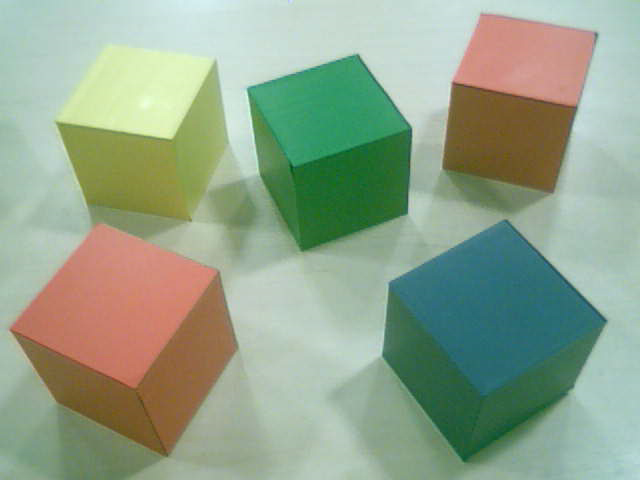
#> input picture vision/5cubes.png, 640 x 480 px
$ python -i contours.py   (imports and definitions only)
#> lines starting #> are read from the running program, lines starting #| are printed output that depends on the picture; after the words box and inside, x2 and y2 are one past the last pixel; in counts of white or black regions, pixels touching at a corner belong together
#> further down, picture is the input picture: shape (480, 640, 3); mean B, G, R 140.2, 163.9, 146
import cv2
import numpy as np

# [14 lines left out: function find_contours, not called in this run]

def find_contours2(frame, canny_threshold1=30, canny_threshold2=100):
    # Convert the frame to grayscale
#> called with canny_threshold1 = 30, canny_threshold2 = 100
    gray_frame = cv2.cvtColor(frame, cv2.COLOR_BGR2GRAY)
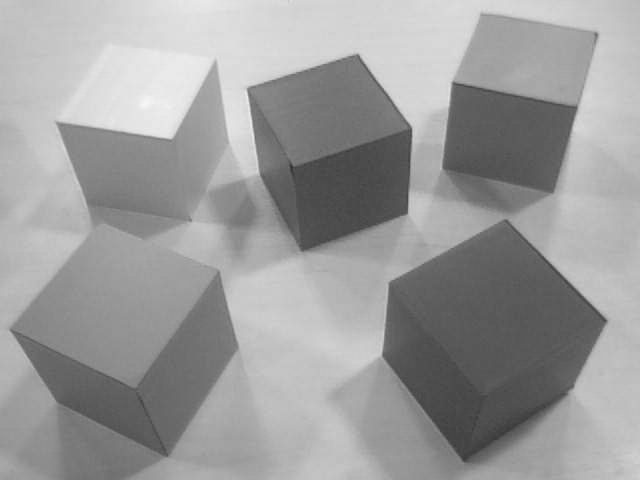
#> gray_frame: shape (480, 640); min 47, max 246, mean 155.8

    # Apply Gaussian blur to reduce noise
    blurred_frame = cv2.GaussianBlur(gray_frame, (5, 5), 0)

    # Use the Canny edge detection algorithm to get the edges
    edges = cv2.Canny(blurred_frame, threshold1=canny_threshold1, threshold2=canny_threshold2)
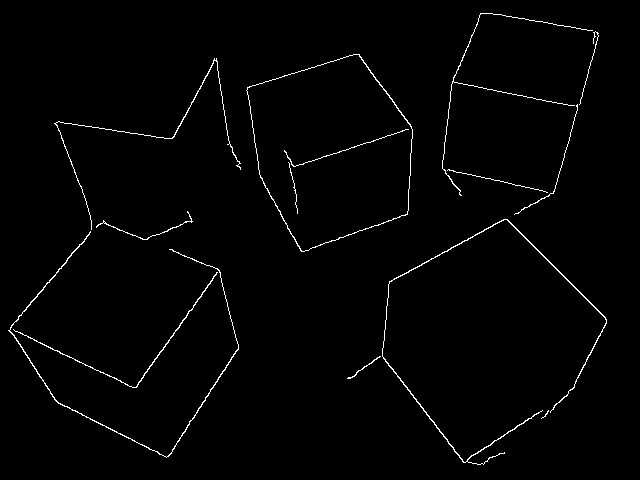
#> edges: shape (480, 640); 1.4% white in thin lines or dots, all inside (x1, y1, x2, y2) = (8, 13, 607, 465)

    # Find contours in the edge-detected image
    all_contours, _ = cv2.findContours(edges, cv2.RETR_EXTERNAL, cv2.CHAIN_APPROX_SIMPLE)
#> all_contours = 12 contours, 4 with area under 20; largest, box (x1, y1, x2, y2) and area: (246, 54, 413, 252) 23397, (382, 219, 607, 465) 328, (8, 231, 239, 458) 230, (13, 272, 218, 388) 112, (54, 58, 241, 230) 62, (96, 211, 193, 240) 32, (442, 13, 593, 196) 31, (347, 356, 381, 379) 21

    # Filter contours based on area and aspect ratio
    filtered_contours = []
    for contour in all_contours:
        area = cv2.contourArea(contour)
        x, y, w, h = cv2.boundingRect(contour)
        aspect_ratio = w / h

        if area >= 10 and 0.5 <= aspect_ratio <= 2:
            filtered_contours.append(contour)
#> this loop made 12 passes
#> (area, x, y, w, h, aspect_ratio) on passes 2, 3, 4, 5, 6, 9, 10, 12: (21, 347, 356, 34, 23, 1.48), (112, 13, 272, 205, 116, 1.77), (229.5, 8, 231, 231, 227, 1.02), (327.5, 382, 219, 225, 246, 0.915), (32.5, 96, 211, 97, 29, 3.34), (62.5, 54, 58, 187, 172, 1.09), (23397, 246, 54, 167, 198, 0.843), (31, 442, 13, 151, 183, 0.825)
#> after the loop, filtered_contours = 8 contours, 1 with area under 20; largest, box (x1, y1, x2, y2) and area: (246, 54, 413, 252) 23397, (382, 219, 607, 465) 328, (8, 231, 239, 458) 230, (13, 272, 218, 388) 112, (54, 58, 241, 230) 62, (442, 13, 593, 196) 31, (347, 356, 381, 379) 21

    return filtered_contours


# [135 lines left out: functions draw_contours, draw_contours_with_name, draw_specific_contours_with_name, print_contour_properties, print_less_contour_properties, get_median_bgr_hsv_inside_contours, not called in this run]

>>> import cv2
>>> picture = cv2.imread('5cubes.png')
>>> result = find_contours2(picture)
#> result has the same summary as filtered_contours in find_contours2
